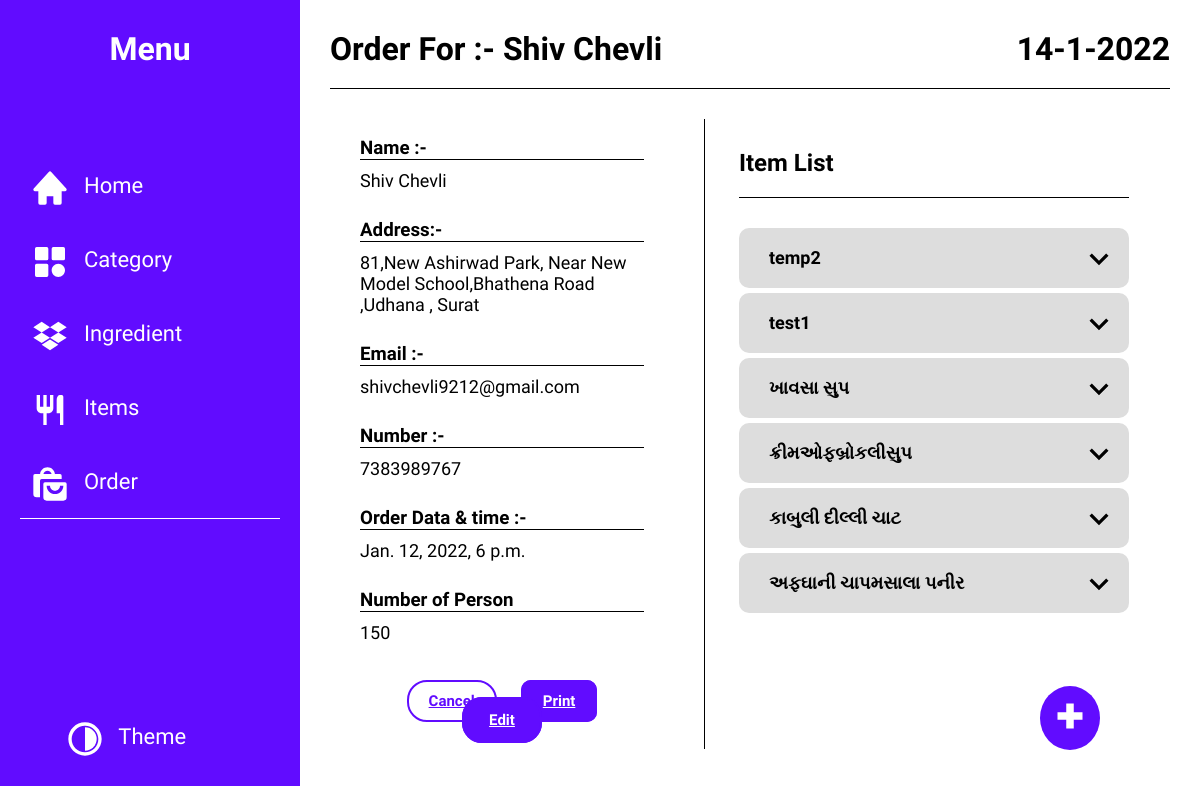
The app's page /orderInventory/OrderDetail/1/ with its own data.
### orderInventory/models.py (models this page shows, shortened)
class OrderIndividual(models.Model):
    name = models.CharField(max_length=64,
                            null=True, blank=True,
                            verbose_name="Name of Function For Which this order is Placed")
    mobileNumber = models.CharField(max_length=15,validators=[checkMobileNumber])
    address = models.CharField(max_length=256,blank=True,null=True)
    numberOfPerson = models.IntegerField(blank=True,null=True)
    email = models.EmailField(blank=True,null=True)
    deliveryDate = models.DateTimeField(blank=True, null=True)
    createdAt = models.DateTimeField(default=datetime.now)
    modifyAt = models.DateTimeField(default=None, blank=True, null=True)
    deletedAt = models.DateTimeField(default=None, blank=True, null=True)
    def __str__(self):
        return f"{self.id} : {self.name}"

class ItemIndividual(models.Model):
    name = models.CharField(max_length=64)
    createdAt = models.DateTimeField(default=datetime.now)
    modifyAt = models.DateTimeField(blank=True, null=True)

### orderInventory/views.py (the view)
# urls.py: path('OrderDetail/<int:OrderID>/', views.orderDetail, name="orderDetail"),
@cache_control(max_age=3600)
def orderDetail(request, OrderID):
    temp = getOrderDetail(OrderID)
    itemList = models.ItemIndividual.objects.all()
    print("Order Details")
    print(temp)
    return render(request, "order.html", {
        "putPlus": True,
        "ItemList": itemList,
        "active": "order",
        "data": temp,
        "queryItem": "order_one",
        "heading": "Order",
    })

### orderInventory/models.py (called while the page is built)
    def __str__(self):
        deleteStr = ""
        if self.deletedAt != None:
            deleteStr = "Deleted"
        return f"{self.id} : {self.orderId} : {self.orderItem.name} : {deleteStr}"

### orderInventory/templates/order.html (shortened to what this page needs)
{% extends 'template.html' %}
{% load static %}
{% block heading %}
    Order For :- <span id="orderFor">Shiv Chevli</span>
{% endblock %}
{% block Main %}
    <div id="detail-view">
        <section id="orderDetail-section1">
                <div class="order-detail">
                    <h3>Name :- </h3>
                    <p>{{ data.orderName }}</p>
                </div>
                <div class="order-detail">
                    <h3>Address:- </h3>
                    <p>{{ data.address }} </p>
                </div>
                <div class="order-detail">
                    <h3>Email :- </h3>
                    <p>{{ data.email }}</p>
                </div>
                <div class="order-detail">
                    <h3>Number :- </h3>
                    <p>{{ data.mobileNumber }}</p>
                </div>
                <div class="order-detail">
                    <h3>Order Data & time :- </h3>
                    <p>{{ data.deliverDate }}</p>
                </div>
                <div class="order-detail">
                    <h3>Number of Person</h3>
                    <p>{{ data.numberOfPerson }}</p>
                </div>
                <div class="section4">
                    <a href="{% url 'inventory:orderList' %}" class="button-remove button-style-1 cancel-btn"> Cancel</a>
                    <a href="{% url 'inventory:orderPrint' data.orderId %}" class="button-remove  button-style-1 button-style-2 ">
                        Print
                    </a>
                    <a href="{% url 'inventory:orderEdit' data.orderId  %}" id="editBtn" class="button-remove button-style-1">
                        Edit
                    </a>
                </div>
            </section>
        <section class="section2" id="section1">
                <h1>Item List</h1>
                <div class="item-list-box">
                    {% for dataItem in data.fields %}
                        <div class="item-box" data-itemid="{{ dataItem.id }}">
                        <h2 class="item-name">
                            <span class="item-name-text">
                                {{ dataItem.name }}
                            </span>
                            <span class="arrow">
                                <svg xmlns="http://www.w3.org/2000/svg" width="24" height="24" viewBox="0 0 24 24">
                                    <path d="M16.293 9.293 12 13.586 7.707 9.293l-1.414 1.414L12 16.414l5.707-5.707z">
                                    </path>
                                </svg>
                            </span>
                        </h2>
                    </div>
                    {% endfor %}
                </div>
            </section>
    </div>
{% endblock %}

### orderInventory/static/css/style.css (style rules this page uses)
* { margin: 0; padding: 0; box-sizing: border-box; font-family: 'Readex Pro', sans-serif; }
:root { --text-color : #fff; --bg-color-main : #610CFF; --item : #dddddd; --text-alter : #000; --bg-color-alter : #fff; --danger_color : #aa0a0a; }
svg { padding: 0; width: 40px; height: 40px; fill: var(--text-color); }
.button-remove { border: none; outline: none; color: var(--text-color); background: transparent; cursor: pointer; padding: 15px; }
main h1,h3 { margin: 30px; padding-bottom: 20px; border-bottom: 1px solid var(--text-alter); color: var(--text-alter); }
main section { vertical-align: top; padding: 0 30px; display: inline-block; overflow-y: auto; border-right: 1px solid var(--text-alter); width: 45%; max-width: 45vw; min-height: 550px; max-height: 620px; }
main .section2 { width: 50%; max-width: 100%; border-right: none ; }
.button-style-1 { overflow: hidden; max-width: 100px; font-size: 15px; font-weight: 600; border-radius: 20px; margin: 0px 20px; padding: 10px 20px; background-color: var(--bg-color-main); border: 2px solid var(--bg-color-main); }
.button-style-2 { border-radius: 10px; margin: 30px; }
.cancel-btn { color: var(--bg-color-main); background-color: var(--text-color); border: 2px solid var(--bg-color-main); }
.item-box { position: relative; background-color: #eee; padding: 20px 0px; margin: 5px 0; font-size: 20px !important; height: 60px; overflow: hidden; border-radius: 10px; cursor: pointer; background: var(--item); color: var(--text-alter); }
.item-name { margin: 0; display: grid; grid-template-columns: repeat(12,1fr); vertical-align: middle; font-size: 18px ; vertical-align: center; line-height: 20px; }
.item-name .item-name-text { grid-column: 1/11; padding: 0 30px; }
.item-name span:nth-child(2) { text-align: right; padding-right: 10px ; margin-top: -10px; grid-column: 11/13; }
.item-name span svg { fill: var(--text-alter); }
.order-detail { margin: 8px 0; }
.order-detail p { font-size: 18px; padding: 10px 30px; color: var(--text-alter); }
.section4 { padding: 20px; text-align: center; }
.section4 .button-style-1 { margin: 10px !important; }
.section4 #editBtn { padding: 12px 25px; }
#orderDetail-section1 { max-height: 700px; }
#orderDetail-section1 h3 { margin: 0px 30px 0px; padding-bottom: 0px !important; }
section h1 { margin: 30px 0 !important; }

### orderInventory/templates/order.html (style rules this page uses)
section { max-height: 80vh !important; }
.order-detail { margin: 18px 0 !important; }

### records on screen
OrderIndividual: orderName "Shiv Chevli", address "81,New Ashirwad Park, Near New Model School,Bhathena Road ,Udhana , Surat", email "shivchevli9212@gmail.com", mobileNumber "7383989767", deliverDate "Jan. 12, 2022, 6 p.m."
ItemIndividual: name "temp2"
ItemIndividual: name "test1"
ItemIndividual: name "ખાવસા સુપ"
ItemIndividual: name "ક્રીમઓફબ્રોકલીસુપ"
ItemIndividual: name "કાબુલી દીલ્લી ચાટ"
ItemIndividual: name "અફઘાની ચાપમસાલા પનીર"

### other values on screen
{{ data.numberOfPerson }} "150"
